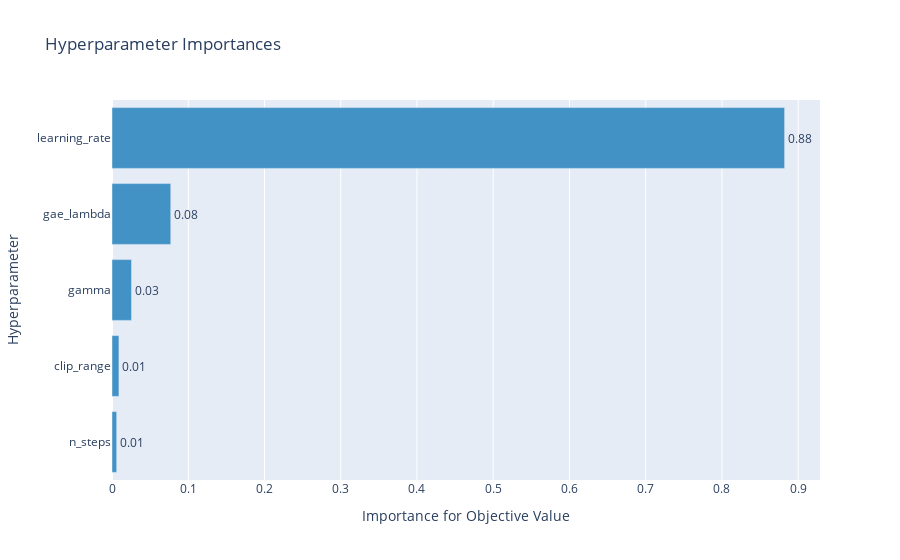

Notebook cell for this chart:
### Code cell
if optuna.visualization.is_available():
    fig = optuna.visualization.plot_param_importances(study)
    fig.show()

### Figure 1 — Plotly figure (JSON) as saved in the notebook; plotly's stock layout.template omitted (floating-point values rounded to 4 significant figures)
{"data": [{"cliponaxis": false, "hovertemplate": ["n_steps (IntUniformDistribution): 0.006127628456998553<extra></extra>", "clip_range (UniformDistribution): 0.00908822847126977<extra></extra>", "gamma (LogUniformDistribution): 0.02560610797408391<extra></extra>", "gae_lambda (UniformDistribution): 0.07705497971268871<extra></extra>", "learning_rate (LogUniformDistribution): 0.8821230553849592<extra></extra>"], "marker": {"color": "rgb(66,146,198)"}, "orientation": "h", "text": ["0.006127628456998553", "0.00908822847126977", "0.02560610797408391", "0.07705497971268871", "0.8821230553849592"], "textposition": "outside", "texttemplate": "%{text:.2f}", "type": "bar", "x": [0.006128, 0.009088, 0.02561, 0.07705, 0.8821], "y": ["n_steps", "clip_range", "gamma", "gae_lambda", "learning_rate"]}], "layout": {"showlegend": false, "title": {"text": "Hyperparameter Importances"}, "xaxis": {"title": {"text": "Importance for Objective Value"}}, "yaxis": {"title": {"text": "Hyperparameter"}}}}
